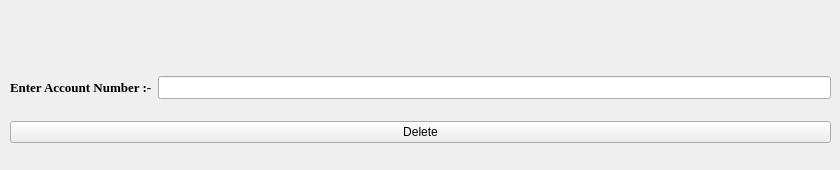
      <widget class="QWidget" name="tab_3">
       <attribute name="title">
        <string>Delete User</string>
       </attribute>
       <widget class="QWidget" name="layoutWidget_5">
        <property name="geometry">
         <rect>
          <x>10</x>
          <y>60</y>
          <width>821</width>
          <height>101</height>
         </rect>
        </property>
        <layout class="QVBoxLayout" name="verticalLayout_11">
         <item>
          <layout class="QHBoxLayout" name="horizontalLayout_15">
           <item>
            <widget class="QLabel" name="label_17">
             <property name="font">
              <font>
               <family>Times New Roman</family>
               <pointsize>10</pointsize>
               <italic>false</italic>
               <bold>true</bold>
               <underline>false</underline>
               <strikeout>false</strikeout>
              </font>
             </property>
             <property name="text">
              <string>Enter Account Number :-</string>
             </property>
            </widget>
           </item>
           <item>
            <widget class="QLineEdit" name="AccountNumber_4">
             <property name="font">
              <font>
               <family>Times New Roman</family>
               <pointsize>10</pointsize>
               <bold>false</bold>
              </font>
             </property>
             <property name="text">
              <string/>
             </property>
            </widget>
           </item>
          </layout>
         </item>
         <item>
          <widget class="QPushButton" name="Delete">
           <property name="cursor">
            <cursorShape>PointingHandCursor</cursorShape>
           </property>
           <property name="text">
            <string>Delete</string>
           </property>
          </widget>
         </item>
        </layout>
       </widget>
      </widget>
